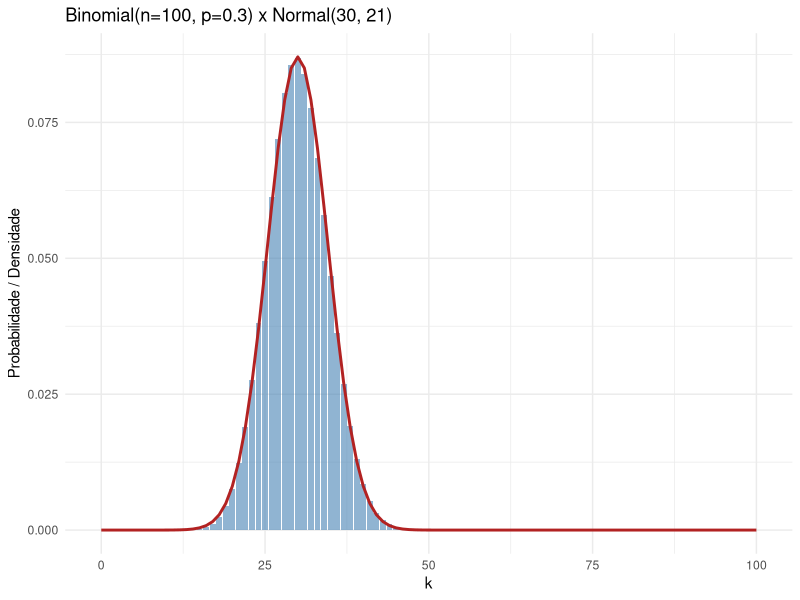
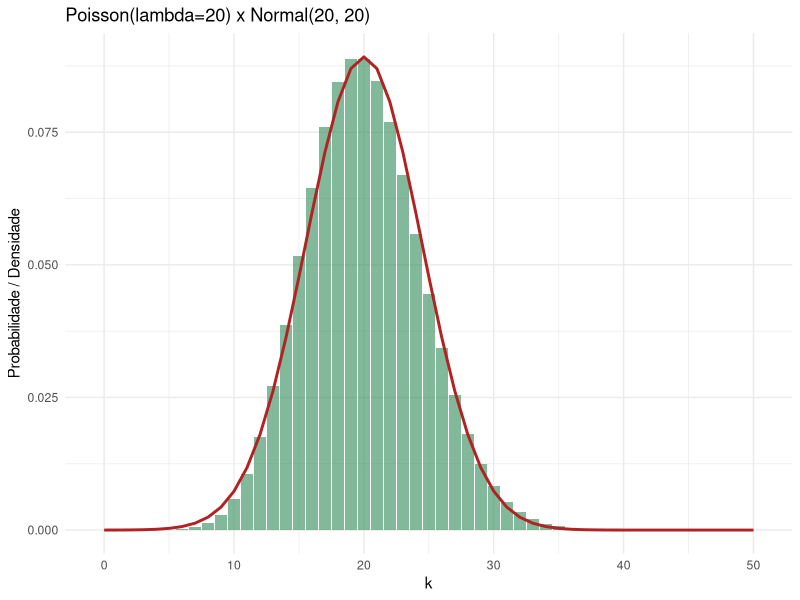
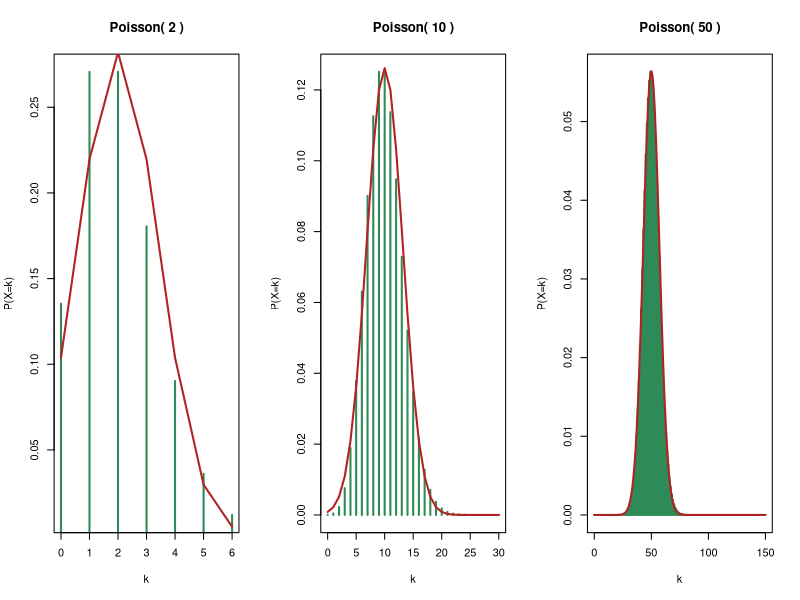

R code for these plots, in order:
## ---- chunk 1
library(ggplot2)

n <- 100
p <- 0.3

x_vals <- 0:n
prob_binom <- dbinom(x_vals, size = n, prob = p)

media_bin <- n * p
var_bin <- n * p * (1 - p)

dados_binom <- data.frame(
  x = x_vals,
  Binomial = prob_binom,
  Normal = dnorm(x_vals, mean = media_bin, sd = sqrt(var_bin))
)

ggplot(dados_binom, aes(x = x)) +
  geom_col(aes(y = Binomial), fill = "steelblue", alpha = 0.6) +
  geom_line(aes(y = Normal), color = "firebrick", linewidth = 1) +
  labs(title = paste0("Binomial(n=", n, ", p=", p, ") x Normal(", media_bin, ", ", round(var_bin,1), ")"),
       x = "k", y = "Probabilidade / Densidade") +
  theme_minimal()
## ---- chunk 2
k <- 35

p_exata <- pbinom(k, size = n, prob = p)
p_aprox <- pnorm(k + 0.5, mean = media_bin, sd = sqrt(var_bin))

data.frame(
  Metodo = c("Binomial exata", "Aproximação Normal (c/ correção)"),
  `P(X <= 35)` = c(p_exata, p_aprox)
)
## ---- chunk 3
lambda <- 20

x_vals_pois <- 0:50
prob_pois <- dpois(x_vals_pois, lambda = lambda)

dados_pois <- data.frame(
  x = x_vals_pois,
  Poisson = prob_pois,
  Normal = dnorm(x_vals_pois, mean = lambda, sd = sqrt(lambda))
)

ggplot(dados_pois, aes(x = x)) +
  geom_col(aes(y = Poisson), fill = "seagreen", alpha = 0.6) +
  geom_line(aes(y = Normal), color = "firebrick", linewidth = 1) +
  labs(title = paste0("Poisson(lambda=", lambda, ") x Normal(", lambda, ", ", lambda, ")"),
       x = "k", y = "Probabilidade / Densidade") +
  theme_minimal()
## ---- chunk 4
k_pois <- 25

p_exata_pois <- ppois(k_pois, lambda = lambda)
p_aprox_pois <- pnorm(k_pois + 0.5, mean = lambda, sd = sqrt(lambda))

data.frame(
  Metodo = c("Poisson exata", "Aproximação Normal (c/ correção)"),
  `P(X <= 25)` = c(p_exata_pois, p_aprox_pois)
)
## ---- chunk 5
lambdas <- c(2, 10, 50)

par(mfrow = c(1, 3))
for (l in lambdas) {
  x_seq <- 0:(l * 3)
  plot(x_seq, dpois(x_seq, lambda = l), type = "h", lwd = 2, col = "seagreen",
       main = paste("Poisson(", l, ")"), xlab = "k", ylab = "P(X=k)")
  lines(x_seq, dnorm(x_seq, mean = l, sd = sqrt(l)), col = "firebrick", lwd = 2)
}
par(mfrow = c(1, 1))
